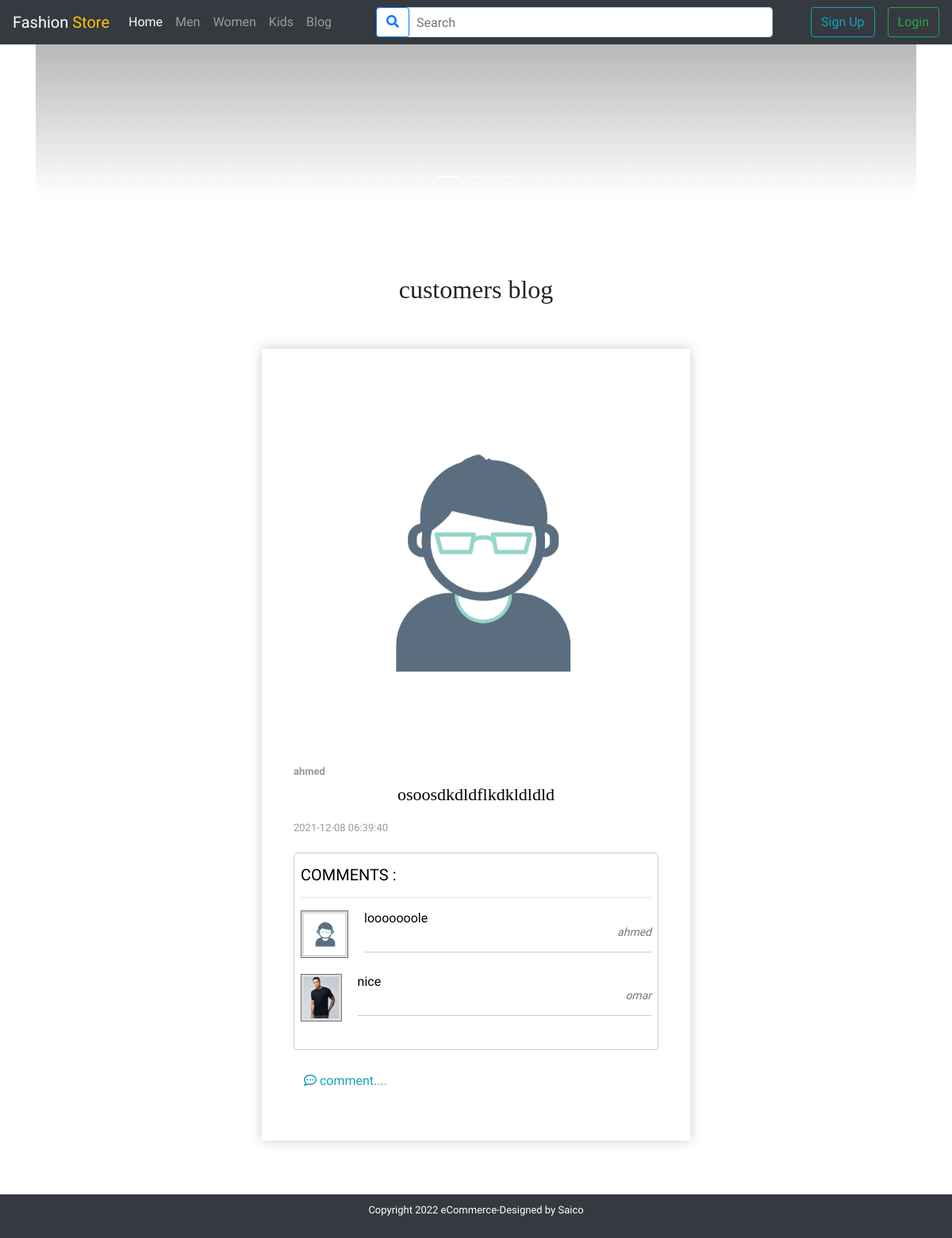
/blog/blog.php, run on the app's committed database.
### tables this page shows
CREATE TABLE `category` (
  `id` int(11) NOT NULL,
  `name` varchar(25) NOT NULL
);

CREATE TABLE `blog` (
  `blogId` int(11) NOT NULL,
  `message` text NOT NULL,
  `time_blog` timestamp NOT NULL DEFAULT current_timestamp() ON UPDATE current_timestamp(),
  `customerId` int(11) NOT NULL
);

CREATE TABLE `customers` (
  `id` int(11) NOT NULL,
  `name` varchar(20) NOT NULL,
  `email` varchar(50) NOT NULL,
  `password` varchar(12) NOT NULL,
  `phone` varchar(11) NOT NULL,
  `address` varchar(20) NOT NULL,
  `image_user` text DEFAULT 'user.jpg'
);

CREATE TABLE `comment_blog` (
  `id_comment` int(11) NOT NULL,
  `comment` text NOT NULL,
  `customer_Id` int(11) NOT NULL,
  `blog_Id` int(11) NOT NULL
);

### blog/blog.php (the view, shortened to what this page needs)
<?php
include "../shared/header.php" ;
 include "../shared/nav.php" ;
 $slecet = "SELECT * FROM customers JOIN blog ON customers.id = blog.customerId";
$s = mysqli_query($connectSQL ,$slecet );
$numRow = mysqli_num_rows($s);
$slecetc = "SELECT * FROM customers JOIN comment_blog , blog WHERE customers.id = comment_blog.customer_Id AND comment_blog.blog_Id = blog.blogId";
$sc = mysqli_query($connectSQL ,$slecetc );
 ?>
<section id="blog">
    <div class="product_carousel">
        <div class="container">
        <div class="Advertisement">
    <div id="carouselExampleIndicators" class="carousel slide" data-ride="carousel">
  <ol class="carousel-indicators">
    <li data-target="#carouselExampleIndicators" data-slide-to="0" class="active"></li>
    <li data-target="#carouselExampleIndicators" data-slide-to="1"></li>
    <li data-target="#carouselExampleIndicators" data-slide-to="2"></li>
  </ol>
  <div class="carousel-inner">
    <div class="carousel-item active">
    <div class="overlay"></div>
      <img src="https://media.gq.com/photos/5871a1deb745bdd27295822e/master/pass/London-Collection-Mens-Day1-23.jpg" class="d-block w-100" alt="...">
    </div>
  </div>
</div>
    </div>
            <div class="content_blog py-5">
                        <h2 class="wow animate__backInLeft text-center py-5">customers <span>blog</span></h2>
                        <?php if($numRow > 0  ): ?>
            <?php foreach($s as $data){ ?>
            <div class="row">
                <div class="col-md-6 mx-auto">
                    <div class="trainer-item wow animate__backInLeft">
                        <img class="card-img" src="../user/upload_user_image/<?php echo $data['image_user'] ?>" alt="">
                        <div class="down-content pb-3">
                            <span class="font-weight-bold" ><?php echo $data['name'] ;?></span>
                            <h4 class="text-center"><?php echo $data['message'] ;?></h4>
                            <span><?php echo $data['time_blog']; ?></span>
                            <div class="box-comment">
                              <h5>COMMENTS :</h5>
                              <hr>
                            <?php foreach($sc as $datac){ ?>
                              <?php if($data['blogId'] == $datac['blog_Id']): ?>
                            <div class="content">
                    <img src="../user/upload_user_image/<?php echo $datac['image_user'] ?>" alt="">
                    <div class="text">
                      <h6><?php echo $datac['comment'] ?>
                      <p><?php echo $datac['name'] ?></p>
                    </h6>
                    </div>
                  </div>
                  <?php endif; ?>
                  <?php } ?>
                </div>
                            <a href="/eCommerce/blog/blog.php?add=<?php echo $data['blogId']; ?> " class="btn text-info" ><i class="far fa-comment-dots"></i> comment....</a>
                        </div>
                    </div>
                </div>
            </div>
            <?php }?>
            </div>
        </div>
        <?php else : ?>
                    <div class="not_found">
                    </div>
                    <?php endif; ?>
    </div>
</section>
<?php include "../shared/footer.php" ?>

### shared/nav.php (shortened to what this page needs)
<?php
$host = "localhost";
$user = "root";
$password= "";
$dbName = "ecommerce";
$connectSQL = mysqli_connect($host , $user , $password , $dbName);
$slecet_category = "SELECT * FROM `category`";
$s_category = mysqli_query($connectSQL ,$slecet_category );
?>
<nav class="navbar navbar-expand-lg navbar-dark bg-dark fixed-top">
  <a class="navbar-brand" href="/eCommerce/index.php">Fashion <span class="text-warning">Store</span></a>
  <div class="collapse navbar-collapse" id="navbarSupportedContent">
    <ul class="navbar-nav mr-auto">
      <li class="nav-item active">
        <a class="nav-link" href="/eCommerce/index.php">Home <span class="sr-only">(current)</span></a>
      </li>
      <?php foreach($s_category as $item){ ?>
      <li class="nav-item">
        <a class="nav-link" href="/eCommerce/collection/collection.php?category=<?php echo $item['id'];?>"><?php echo $item['name']; ?></a>
      </li>
      <?php } ?>
      <li class="nav-item">
        <a class="nav-link" href="/eCommerce/blog/blog.php">blog</a>
      </li>
    </ul>
    <div class="box_srarch">
    <form class="form-inline my-2 my-lg-0"  autocomplete="off" method="GET">
      <input id="search_text" name="search_term" class="form-control w-100" type="text" placeholder="Search" aria-label="Search">
      <button name="search" class="btn btn-outline-primary my-2 my-sm-0" type="submit"><i class="fas fa-search"></i></button>
    </form>
      </div>
    <?php if(isset($_SESSION['customer'] )) :?>
      <div class="form-inline my-2 my-lg-0 ml-auto dropdown ">
        <a href="#" role="button" id="dropdownMenuLink" data-toggle="dropdown" aria-expanded="false"><img class='img-logo' src="/eCommerce/user/upload_user_image/<?php echo $image ?>" alt=""></a>
        <div class="dropdown-menu custm-drop" aria-labelledby="dropdownMenuLink">
        <div class="main-header p-3 border-bottom border-primary bg-primary text-white">
  <div class="row no-gutters">
    <div class="col-md-4">
    <img class='img-fluid rounded-circle border border-light' src="/eCommerce/user/upload_user_image/<?php echo $image ?>" alt="...">
  </div>
    <div class="col-md-8 pl-2">
      <h6><?php echo $nameR ?></h6>
      <p><small class="text-white-50"><?php echo $email ?></small></p>
      </div>
  </div>
</div>
    <a class="dropdown-item border-bottom" href="/eCommerce/user/user_profile.php"><i class="fas fa-user"></i> Profile</a>
    <a class="dropdown-item border-bottom" href="/eCommerce/order/cart.php"><i class="fas fa-shopping-cart"></i> cart</a>
    <a class="dropdown-item text-danger" href="/eCommerce/index.php?logout"><i class="fas fa-sign-out-alt"></i> Logout</a>
  </div>
      </div>
    <?php else : ?>
    <form class="form-inline my-2 my-lg-0 ml-auto">
      <a href="/eCommerce/user/signUp.php" class="btn btn-outline-info my-2 my-sm-0 " >Sign Up</a>
      <a href="/eCommerce/user/login.php" class="btn btn-outline-success my-2 my-sm-0 ml-3" >Login</a>
    </form>
    <?php endif; ?>
  </div>
</nav>

### css/main.css (style rules this page uses)
body { font-family: 'Oswald', sans-serif; font-family: 'Playfair Display', serif; font-family: 'Roboto Condensed', sans-serif; }
h1,h2,h3,h4,button { font-family: 'Oswald', sans-serif; font-family: 'Playfair Display', serif; }
.navbar,.landing { text-transform: capitalize; }
.Advertisement .overlay { height: 100%; width: 100%; position: absolute; background: linear-gradient(rgba(0, 0, 0, 0.356) ,rgba(255, 255, 255, 0.315)); }
.Advertisement .carousel-item { height: 250px; width: 100%; overflow: hidden; }
.Advertisement .carousel-item img { width: 100%; height: 100%; object-fit: cover; object-position: top; }
.box_srarch .form-inline { position: relative; }
.box_srarch .form-inline input { padding-left: 50px; }
.box_srarch .form-inline button { position: absolute; left: 0; }
.content_blog .trainer-item { color: black; background-color: #fff; margin-bottom: 20px; padding: 40px; box-shadow: 0 0 15px rgba(0, 0, 0, 0.205); }
.content_blog .trainer-item .card-img { width: 100%; margin-bottom: 20px; }
.content_blog .trainer-item .down-content span { font-size: 13px; color: #999; }
.content_blog .trainer-item .down-content h4 { font-size: 22px; margin: 5px 0 15px; }
.content_blog .box-comment { margin: 20px 0; padding: 15px 8px; border: 1px solid #ccc; border-radius: 5px; }
.content_blog .box-comment .content { display: flex; margin-bottom: 20px; align-items: flex-start; }
.content_blog .box-comment .content img { width: 60px; height:60px; object-fit: cover; margin-right: 20px; padding: 3px; background-color: #ddd; border: 1px solid #726f71; }
.content_blog .box-comment .text { border-bottom: 1px solid #ccc; width: 100%; }
.content_blog .box-comment .text p { color: #777; text-align: right; font-size: 14px; font-style: italic; }

### data on the page
category: name "Men"
category: name "Women"
category: name "Kids"
blog: customerId.image_user (placeholder picture), customerId.name "ahmed", message "osoosdkdldflkdkldldld", time_blog "2021-12-08 06:39:40"
comment_blog: customer_Id.image_user (placeholder picture), comment "looooooole", customer_Id.name "ahmed"
comment_blog: customer_Id.image_user (picture), comment "nice", customer_Id.name "omar"
